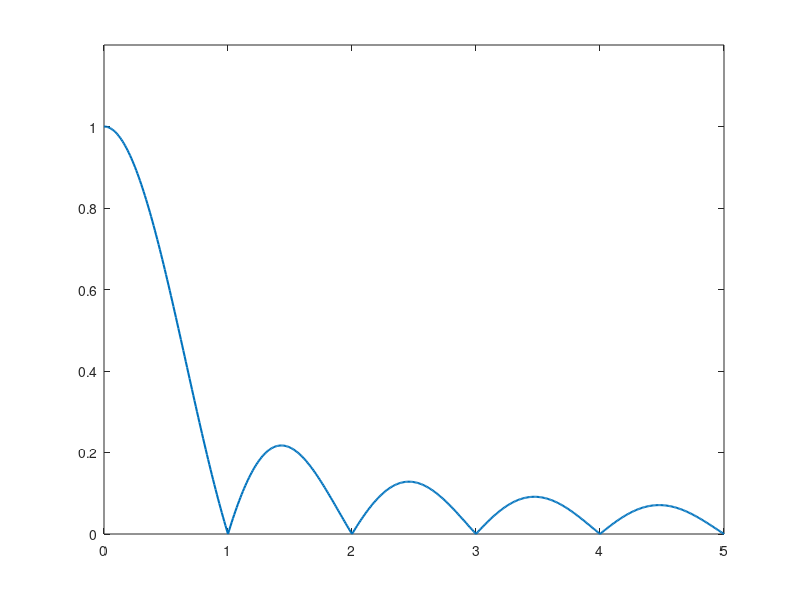

Source code (MATLAB): (Note: this script raises an error after producing the figure.)
function fig7_29

% Figure 7.29: Magnitude response of zero-order hold 

clc
clear
fprintf ('Figure 7.29: Magnitude response of zero-order hold\n\n')
p = 501;
fs = 1;
fmax = 5*fs;
f = linspace(0,fmax,p);
T = 1/fs;
L = 1;

% Compute magnitude spectra

for i = 1 : p
   if (i == 1)
      A(i) = T/L;
   else
      A(i) = (T/L)*abs(sin(pi*f(i)*T/L))/(pi*f(i)*T/L);
   end
end

% Plot it

figure
plot (f,A,'LineWidth',1.5)
axis ([0 fmax 0 1.2*T])
f_labels ('Zero-order hold','\it{f/(Lf_s)}','\it{(L/T)A_0(f)}')
f_wait
